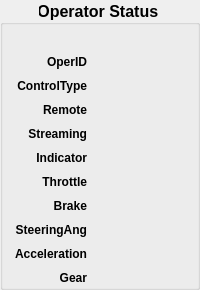
               <widget class="QGroupBox" name="groupBox_4">
                <property name="sizePolicy">
                 <sizepolicy hsizetype="Preferred" vsizetype="MinimumExpanding">
                  <horstretch>0</horstretch>
                  <verstretch>0</verstretch>
                 </sizepolicy>
                </property>
                <property name="font">
                 <font>
                  <pointsize>12</pointsize>
                  <weight>75</weight>
                  <bold>true</bold>
                 </font>
                </property>
                <property name="styleSheet">
                 <string notr="true">#groupBox_4{
color: rgb(14, 48, 83);
}</string>
                </property>
                <property name="title">
                 <string>Operator Status </string>
                </property>
                <property name="alignment">
                 <set>Qt::AlignCenter</set>
                </property>
                <layout class="QHBoxLayout" name="horizontalLayout_26">
                 <property name="spacing">
                  <number>15</number>
                 </property>
                 <property name="leftMargin">
                  <number>0</number>
                 </property>
                 <property name="topMargin">
                  <number>30</number>
                 </property>
                 <property name="bottomMargin">
                  <number>2</number>
                 </property>
                 <item>
                  <layout class="QVBoxLayout" name="verticalLayout_25">
                   <property name="spacing">
                    <number>10</number>
                   </property>
                   <item>
                    <widget class="QLabel" name="label_OperID">
                     <property name="font">
                      <font>
                       <weight>75</weight>
                       <bold>true</bold>
                      </font>
                     </property>
                     <property name="layoutDirection">
                      <enum>Qt::LeftToRight</enum>
                     </property>
                     <property name="text">
                      <string>OperID</string>
                     </property>
                     <property name="alignment">
                      <set>Qt::AlignRight|Qt::AlignTrailing|Qt::AlignVCenter</set>
                     </property>
                    </widget>
                   </item>
                   <item>
                    <widget class="QLabel" name="label_ControlType">
                     <property name="font">
                      <font>
                       <weight>75</weight>
                       <bold>true</bold>
                      </font>
                     </property>
                     <property name="layoutDirection">
                      <enum>Qt::RightToLeft</enum>
                     </property>
                     <property name="text">
                      <string>ControlType</string>
                     </property>
                     <property name="alignment">
                      <set>Qt::AlignRight|Qt::AlignTrailing|Qt::AlignVCenter</set>
                     </property>
                    </widget>
                   </item>
                   <item>
                    <widget class="QLabel" name="label_RemoteSignal">
                     <property name="font">
                      <font>
                       <weight>75</weight>
                       <bold>true</bold>
                      </font>
                     </property>
                     <property name="layoutDirection">
                      <enum>Qt::RightToLeft</enum>
                     </property>
                     <property name="text">
                      <string>Remote</string>
                     </property>
                     <property name="alignment">
                      <set>Qt::AlignRight|Qt::AlignTrailing|Qt::AlignVCenter</set>
                     </property>
                    </widget>
                   </item>
                   <item>
                    <widget class="QLabel" name="label_StreamSignal">
                     <property name="font">
                      <font>
                       <weight>75</weight>
                       <bold>true</bold>
                      </font>
                     </property>
                     <property name="layoutDirection">
                      <enum>Qt::RightToLeft</enum>
                     </property>
                     <property name="text">
                      <string>Streaming</string>
                     </property>
                     <property name="alignment">
                      <set>Qt::AlignRight|Qt::AlignTrailing|Qt::AlignVCenter</set>
                     </property>
                    </widget>
                   </item>
                   <item>
                    <widget class="QLabel" name="label_OperIndicator">
                     <property name="font">
                      <font>
                       <weight>75</weight>
                       <bold>true</bold>
                      </font>
                     </property>
                     <property name="layoutDirection">
                      <enum>Qt::RightToLeft</enum>
                     </property>
                     <property name="text">
                      <string>Indicator</string>
                     </property>
                     <property name="alignment">
                      <set>Qt::AlignRight|Qt::AlignTrailing|Qt::AlignVCenter</set>
                     </property>
                    </widget>
                   </item>
                   <item>
                    <widget class="QLabel" name="label_OperThrottle">
                     <property name="font">
                      <font>
                       <weight>75</weight>
                       <bold>true</bold>
                      </font>
                     </property>
                     <property name="layoutDirection">
                      <enum>Qt::RightToLeft</enum>
                     </property>
                     <property name="text">
                      <string>Throttle</string>
                     </property>
                     <property name="alignment">
                      <set>Qt::AlignRight|Qt::AlignTrailing|Qt::AlignVCenter</set>
                     </property>
                    </widget>
                   </item>
                   <item>
                    <widget class="QLabel" name="label_OperBrake">
                     <property name="font">
                      <font>
                       <weight>75</weight>
                       <bold>true</bold>
                      </font>
                     </property>
                     <property name="layoutDirection">
                      <enum>Qt::RightToLeft</enum>
                     </property>
                     <property name="text">
                      <string>Brake</string>
                     </property>
                     <property name="alignment">
                      <set>Qt::AlignRight|Qt::AlignTrailing|Qt::AlignVCenter</set>
                     </property>
                    </widget>
                   </item>
                   <item>
                    <widget class="QLabel" name="label_SteeringAng">
                     <property name="font">
                      <font>
                       <weight>75</weight>
                       <bold>true</bold>
                      </font>
                     </property>
                     <property name="layoutDirection">
                      <enum>Qt::RightToLeft</enum>
                     </property>
                     <property name="text">
                      <string>SteeringAng</string>
                     </property>
                     <property name="alignment">
                      <set>Qt::AlignRight|Qt::AlignTrailing|Qt::AlignVCenter</set>
                     </property>
                    </widget>
                   </item>
                   <item>
                    <widget class="QLabel" name="label_OperAcc">
                     <property name="font">
                      <font>
                       <weight>75</weight>
                       <bold>true</bold>
                      </font>
                     </property>
                     <property name="layoutDirection">
                      <enum>Qt::RightToLeft</enum>
                     </property>
                     <property name="text">
                      <string>Acceleration</string>
                     </property>
                     <property name="alignment">
                      <set>Qt::AlignRight|Qt::AlignTrailing|Qt::AlignVCenter</set>
                     </property>
                    </widget>
                   </item>
                   <item>
                    <widget class="QLabel" name="label_OperGear">
                     <property name="font">
                      <font>
                       <weight>75</weight>
                       <bold>true</bold>
                      </font>
                     </property>
                     <property name="layoutDirection">
                      <enum>Qt::RightToLeft</enum>
                     </property>
                     <property name="text">
                      <string>Gear</string>
                     </property>
                     <property name="alignment">
                      <set>Qt::AlignRight|Qt::AlignTrailing|Qt::AlignVCenter</set>
                     </property>
                    </widget>
                   </item>
                  </layout>
                 </item>
                 <item>
                  <layout class="QVBoxLayout" name="verticalLayout_26">
                   <property name="spacing">
                    <number>10</number>
                   </property>
                   <item>
                    <widget class="QLabel" name="label_OperID_Value">
                     <property name="layoutDirection">
                      <enum>Qt::LeftToRight</enum>
                     </property>
                     <property name="text">
                      <string/>
                     </property>
                     <property name="alignment">
                      <set>Qt::AlignLeading|Qt::AlignLeft|Qt::AlignVCenter</set>
                     </property>
                    </widget>
                   </item>
                   <item>
                    <widget class="QLabel" name="label_ControlType_Value">
                     <property name="layoutDirection">
                      <enum>Qt::RightToLeft</enum>
                     </property>
                     <property name="text">
                      <string/>
                     </property>
                     <property name="alignment">
                      <set>Qt::AlignLeading|Qt::AlignLeft|Qt::AlignVCenter</set>
                     </property>
                    </widget>
                   </item>
                   <item>
                    <widget class="QLabel" name="label_RemoteSignal_Value">
                     <property name="layoutDirection">
                      <enum>Qt::RightToLeft</enum>
                     </property>
                     <property name="text">
                      <string/>
                     </property>
                     <property name="alignment">
                      <set>Qt::AlignLeading|Qt::AlignLeft|Qt::AlignVCenter</set>
                     </property>
                    </widget>
                   </item>
                   <item>
                    <widget class="QLabel" name="label_StreamSignal_Value">
                     <property name="layoutDirection">
                      <enum>Qt::RightToLeft</enum>
                     </property>
                     <property name="text">
                      <string/>
                     </property>
                     <property name="alignment">
                      <set>Qt::AlignLeading|Qt::AlignLeft|Qt::AlignVCenter</set>
                     </property>
                    </widget>
                   </item>
                   <item>
                    <widget class="QLabel" name="label_OperIndicator_Value">
                     <property name="layoutDirection">
                      <enum>Qt::RightToLeft</enum>
                     </property>
                     <property name="text">
                      <string/>
                     </property>
                     <property name="alignment">
                      <set>Qt::AlignLeading|Qt::AlignLeft|Qt::AlignVCenter</set>
                     </property>
                    </widget>
                   </item>
                   <item>
                    <widget class="QLabel" name="label_OperThrottle_Value">
                     <property name="layoutDirection">
                      <enum>Qt::RightToLeft</enum>
                     </property>
                     <property name="text">
                      <string/>
                     </property>
                     <property name="alignment">
                      <set>Qt::AlignLeading|Qt::AlignLeft|Qt::AlignVCenter</set>
                     </property>
                    </widget>
                   </item>
                   <item>
                    <widget class="QLabel" name="label_OperBrake_Value">
                     <property name="layoutDirection">
                      <enum>Qt::RightToLeft</enum>
                     </property>
                     <property name="text">
                      <string/>
                     </property>
                     <property name="alignment">
                      <set>Qt::AlignLeading|Qt::AlignLeft|Qt::AlignVCenter</set>
                     </property>
                    </widget>
                   </item>
                   <item>
                    <widget class="QLabel" name="label_SteeringAng_Value">
                     <property name="layoutDirection">
                      <enum>Qt::RightToLeft</enum>
                     </property>
                     <property name="text">
                      <string/>
                     </property>
                     <property name="alignment">
                      <set>Qt::AlignLeading|Qt::AlignLeft|Qt::AlignVCenter</set>
                     </property>
                    </widget>
                   </item>
                   <item>
                    <widget class="QLabel" name="label_OperAcc_Value">
                     <property name="layoutDirection">
                      <enum>Qt::RightToLeft</enum>
                     </property>
                     <property name="text">
                      <string/>
                     </property>
                     <property name="alignment">
                      <set>Qt::AlignLeading|Qt::AlignLeft|Qt::AlignVCenter</set>
                     </property>
                    </widget>
                   </item>
                   <item>
                    <widget class="QLabel" name="label_OperGear_Value">
                     <property name="layoutDirection">
                      <enum>Qt::RightToLeft</enum>
                     </property>
                     <property name="text">
                      <string/>
                     </property>
                     <property name="alignment">
                      <set>Qt::AlignLeading|Qt::AlignLeft|Qt::AlignVCenter</set>
                     </property>
                    </widget>
                   </item>
                  </layout>
                 </item>
                </layout>
               </widget>
